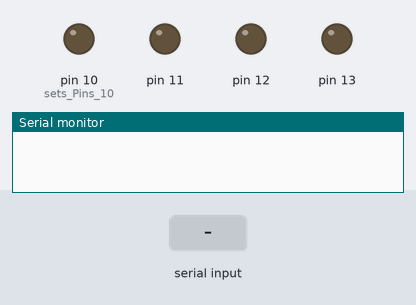
A sketch run on a simulated Arduino Uno, built with avr-gcc and run on an emulated ATmega328P. Parts: output pins drawn as LEDs (lit = HIGH), the last lines printed to the serial monitor. The test bench sets the inputs (shaded band).

Above: at 1.2 s.
1.3 s: "1" received over the second serial link
At 2.4 s:
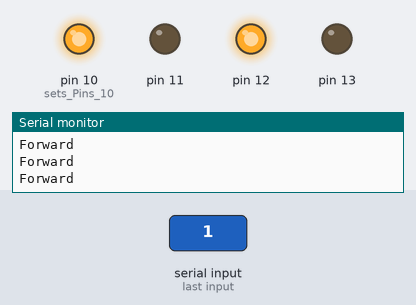
2.8 s: "2" received over the second serial link
At 3.5 s:
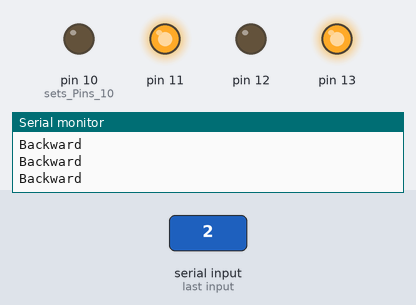
4.3 s: "3" received over the second serial link
At 5.5 s:
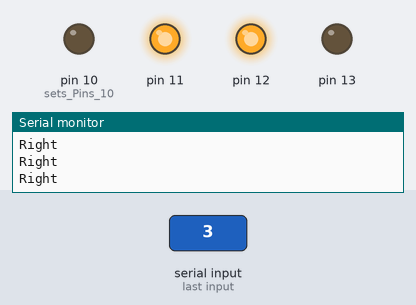
5.8 s: "4" received over the second serial link
At 6.7 s:
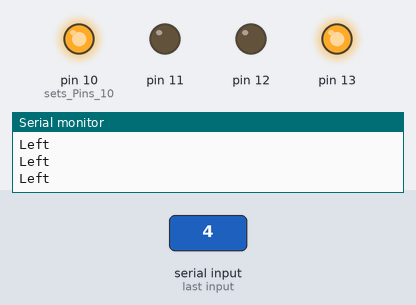
Timing chart, 0 to 8.3 s (numbered marks = the images above; inputs shaded):
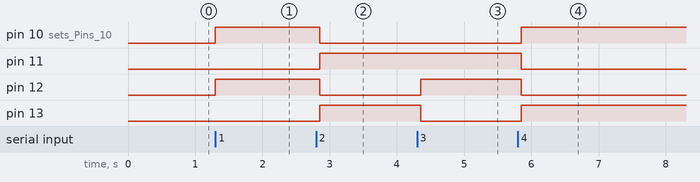

The sketch:

Bluetooth_controlled_bot.ino
```cpp
#include <SoftwareSerial.h>
SoftwareSerial bluetooth(4,3);
char bt;
void setup() {
  // put your setup code here, to run once:
bluetooth.begin(9600);   //begins communication between HC-05 & Arduino
Serial.begin(9600);      //begins serial communication with baud rate 9600
pinMode(10,OUTPUT);      //sets Pins 10, 11, 12, 13 as OUTPUT Pins
pinMode(11,OUTPUT);
pinMode(12,OUTPUT);
pinMode(13,OUTPUT);
}

void moveRobot(String motion)
{
  if(motion == "Forward")      // Right wheel - Fwd(10 - Positive, 11 - Negative); Left Wheel - Fwd(12 - Positive, 13 - Negative)
  {
    digitalWrite(10,HIGH);
    digitalWrite(11,LOW);
    digitalWrite(12,HIGH);
    digitalWrite(13,LOW);
    Serial.println("Forward");
  }

   if(motion == "Backward")    // RW - Bck(10 - Neg, 11 - Pos); LW - Bck(12 - Neg, 13 - Pos)
   {
    digitalWrite(10,LOW);
    digitalWrite(11,HIGH);
    digitalWrite(12,LOW);
    digitalWrite(13,HIGH);
    Serial.println("Backward");
  }

  if(motion == "Left")     // RW - Fwd(10 - Pos, 11 - Neg); LW - Bck(12 - Neg, 13 - Pos)
  {
    digitalWrite(10,HIGH);
    digitalWrite(11,LOW);
    digitalWrite(12,LOW);
    digitalWrite(13,HIGH);
    Serial.println("Left");
  }

  if(motion == "Right")   // RW - Bck(10 - Neg, 11 - Pos); LW - Fwd(12 - Pos, 13 - Neg)
  {
    digitalWrite(10,LOW);
    digitalWrite(11,HIGH);
    digitalWrite(12,HIGH);
    digitalWrite(13,LOW);
    Serial.println("Right");
  }

  if(motion == "Stop")    // RW - Stop(10 - Neg, 11 - Neg); LW - Stop(12 - Neg, 13 - Neg)
  {
    digitalWrite(10,LOW);
    digitalWrite(11,LOW);
    digitalWrite(12,LOW);
    digitalWrite(13,LOW);
    Serial.println("Stop");
  }

  }

void loop(){
  if(bluetooth.available())  {    //checks if bluetooth is available or not
    bt = bluetooth.read();        //Reads data from HC-05 and stores in "bt"
    Serial.println("The character Sent from bluetooth app is: " + String(bt));
  }
   if (bt == '1'){               //Data received when the Forward button on the app is pressed
    moveRobot("Forward");
  }
  if(bt == '2'){                //Data received when the Backward button on the app is pressed
    moveRobot("Backward");
  }
  if(bt == '3'){                //Data received when the Right button on the app is pressed
    moveRobot("Right");
  }
   if(bt == '4'){               //Data received when the Left button on the app is pressed
    moveRobot("Left");
  }
  if(bt == '0'){               //Data received when the Stop/No button on the app is pressed
    moveRobot("Stop");
  }
}
```

Measured:
- after the input at 1.3 s, pin 10 (sets_Pins_10), pin 12: LOW → HIGH at once
- after the input at 2.8 s, pin 10 (sets_Pins_10), pin 12: HIGH → LOW after 0.05 s; pin 11, pin 13: LOW → HIGH after 0.05 s
- after the input at 4.3 s, pin 12: LOW → HIGH after 0.05 s; pin 13: HIGH → LOW after 0.05 s
- after the input at 5.8 s, pin 10 (sets_Pins_10), pin 13: LOW → HIGH after 0.05 s; pin 11, pin 12: HIGH → LOW after 0.05 s
